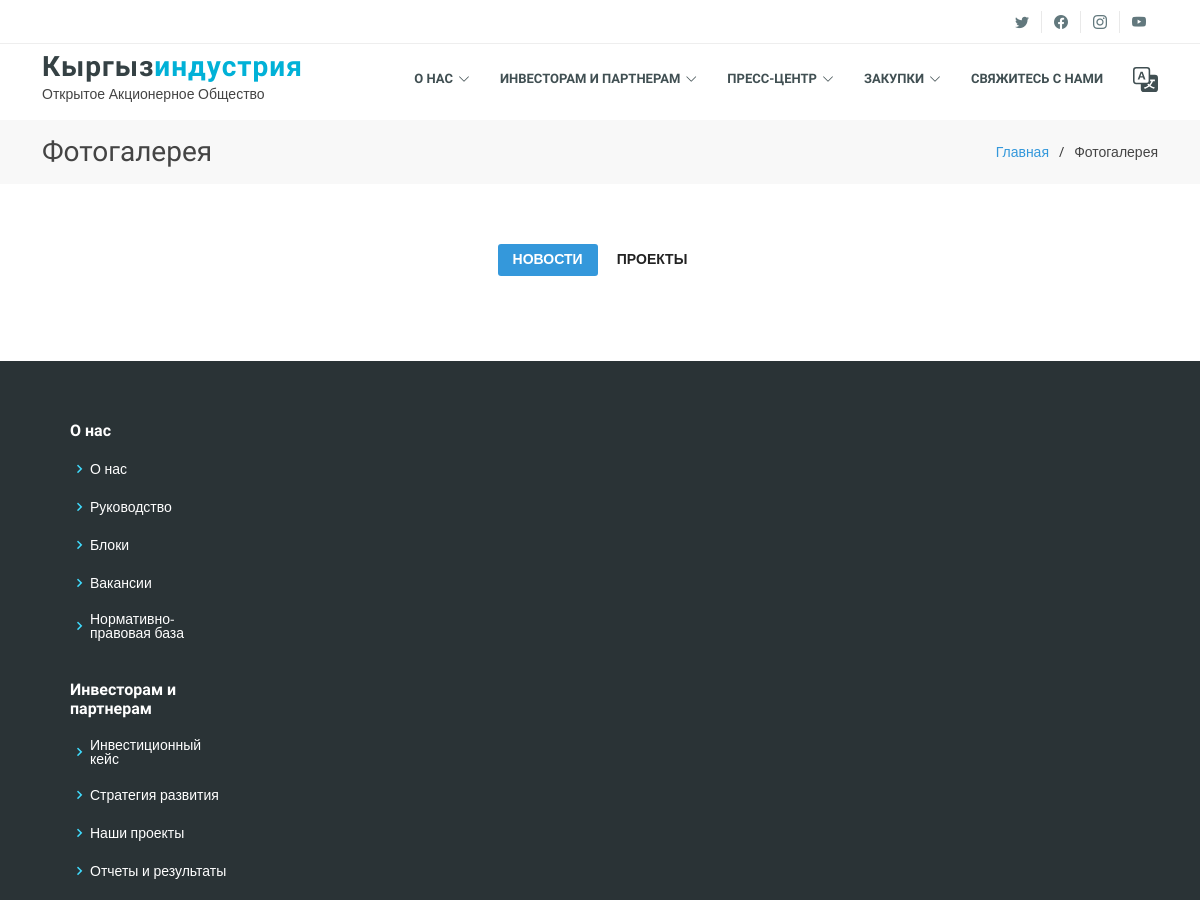
The app's page /ru/gallery/ (upper part), older data.
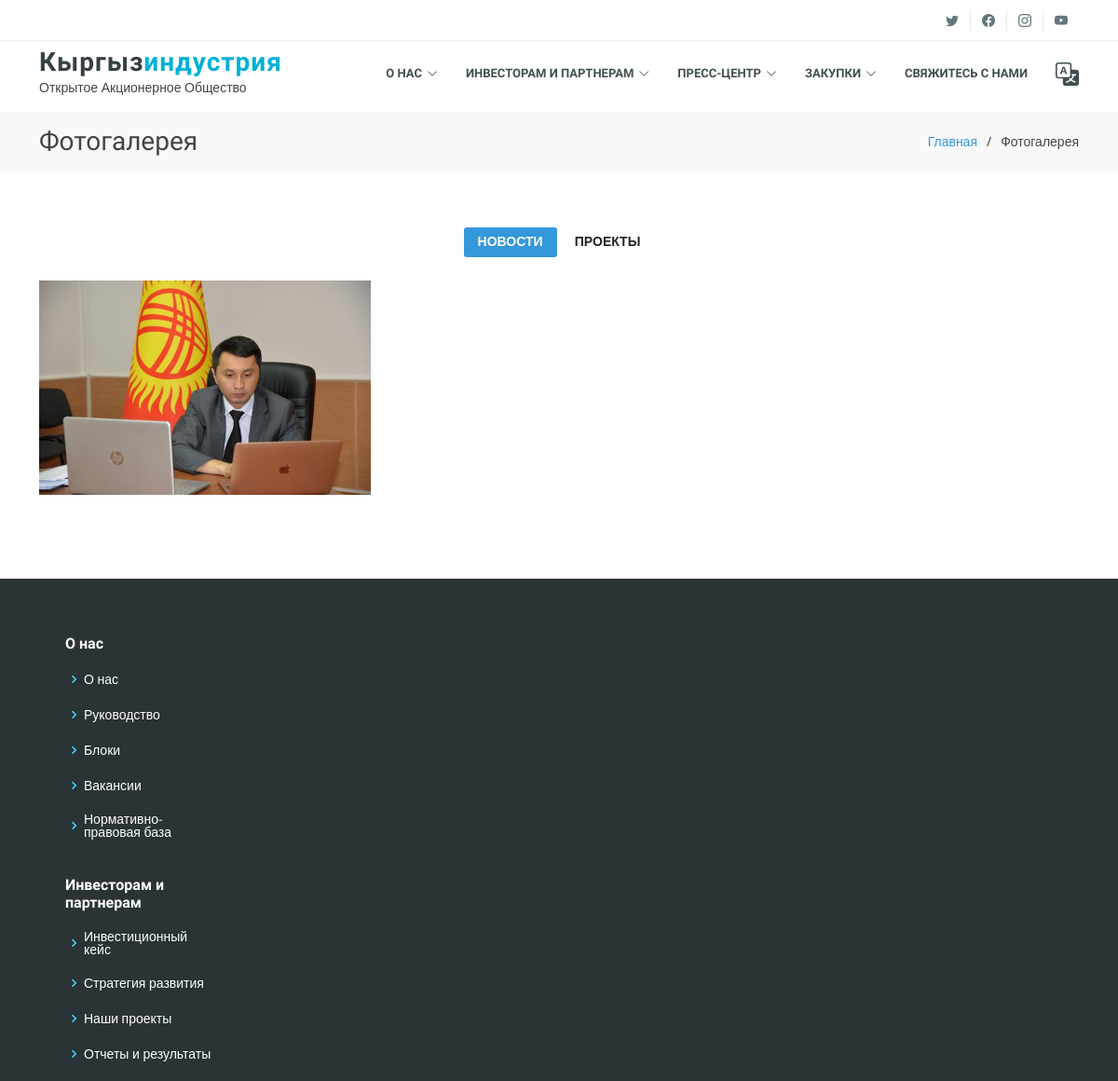
The same page, newer data.
### main/models.py (models this page shows, shortened)
class PhotosNews(models.Model):
    URL=models.ImageField(verbose_name="Путь картинки",
                         upload_to = get_file_path,
                         validators = [validate_image_file_extension])
    Caption=models.CharField(max_length=200,verbose_name="Название картинки")
    Gallery=models.ForeignKey("galleryNews",on_delete=models.RESTRICT,verbose_name="Галерея")
    path_url = "static/client/img/news/"
    class Meta:
        ordering = ['-id']

### main/views.py (the view)
# urls.py: path('gallery/', views.gallery_page, name='gallery'),
def gallery_page(request):
    trans = translate(language='ru')
    actual_url = request.path.split('/')[2]
    per_page = 6
    projects_photo=PhotosProject.objects.order_by('-id')
    news_photo=PhotosNews.objects.order_by('-id')
    paginator_projects = Paginator(projects_photo, per_page = per_page)
    paginator_news = Paginator(news_photo, per_page = per_page)
    page_num = paginator_projects.num_pages
    page_num = paginator_news.num_pages
    try:
        page = request.GET.get("page", 1)
        projects_photo = paginator_projects.page(page)
        news_photo = paginator_news.page(page)
    except (PageNotAnInteger, TypeError):
        projects_photo = paginator_projects.page(1)
        news_photo = paginator_news.page(1)
    except EmptyPage:
        projects_photo = paginator_projects.page(page_num)
        news_photo = paginator_news.page(page_num)
    news_projects_mixed = zip(projects_photo, news_photo)
    context = {
        'pages': news_projects_mixed,
        'trans':trans,
        'news_photo':news_photo,
        'projects_photo':projects_photo,
        "page_num" : page_num,
        'actual_url':actual_url
        }
    return render(request, "client/pages/gallery.html", context)

### main/views.py (called while the page is built)
def translate(language):
    cur_language = get_language()
    try:
        activate(language)
    finally:
        activate(cur_language)
    return cur_language

### main/templates/client/pages/gallery.html (shortened to what this page needs)
{% extends 'client/base.html' %}
{% load i18n %}
{% load static %}
{% block content %}
<main id="main">
    <section id="breadcrumbs" class="breadcrumbs">
      <div class="container">
        <div class="d-flex justify-content-between align-items-center">
          <h2>{% translate "Фотогалерея" %}</h2>
          <ol>
            <li><a href="{% url 'index'%}">{% translate "Главная" %}</a></li>
            <li>{% translate "Фотогалерея"%}</li>
          </ol>
        </div>
      </div>
    </section>
<section id="portfolio" class="portfolio">
    <div class="container">
      <div class="row" data-aos="fade-up" data-aos-delay="200">
        <div class="col-lg-12 d-flex justify-content-center">
          <ul id="portfolio-flters">
            <li id="start-click" data-filter=".filter-app" class="filter-active">{% translate "Новости" %}</li>
            <li data-filter=".filter-card">{% translate "Проекты" %}</li>
          </ul>
        </div>
      </div>
      <div class="row portfolio-container" data-aos="fade-up" data-aos-delay="400">
        {% for value in news_photo %}
        <div class="col-lg-4 col-md-6 portfolio-item filter-app">
          <div class="portfolio-wrap">
            <img src="/{{ value.URL }}" class="img-fluid" alt="">
          </div>
        </div>
        {% endfor %}
      </div>
    </div>
  </section>
</main>
{% endblock content %}

Row changes from the older to the newer data that the page shows:
added PhotosNews: URL (picture)
